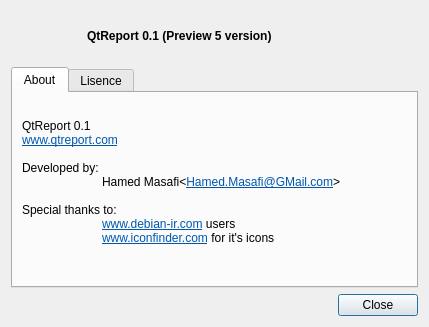
<?xml version="1.0" encoding="UTF-8"?>
<ui version="4.0">
 <class>RReportDesignerAboutDialog</class>
 <widget class="QDialog" name="RReportDesignerAboutDialog">
  <property name="geometry">
   <rect>
    <x>0</x>
    <y>0</y>
    <width>429</width>
    <height>327</height>
   </rect>
  </property>
  <property name="windowTitle">
   <string>About QtReport</string>
  </property>
  <property name="windowIcon">
   <iconset resource="resources.qrc">
    <normaloff>:/designer/qtreport_32</normaloff>:/designer/qtreport_32</iconset>
  </property>
  <property name="modal">
   <bool>true</bool>
  </property>
  <layout class="QVBoxLayout" name="verticalLayout">
   <item>
    <layout class="QHBoxLayout" name="horizontalLayout">
     <item>
      <widget class="QLabel" name="label">
       <property name="minimumSize">
        <size>
         <width>0</width>
         <height>50</height>
        </size>
       </property>
       <property name="maximumSize">
        <size>
         <width>70</width>
         <height>16777215</height>
        </size>
       </property>
       <property name="text">
        <string/>
       </property>
       <property name="pixmap">
        <pixmap resource="resources.qrc">:/designer/qtreport_32</pixmap>
       </property>
       <property name="scaledContents">
        <bool>false</bool>
       </property>
       <property name="alignment">
        <set>Qt::AlignCenter</set>
       </property>
      </widget>
     </item>
     <item>
      <widget class="QLabel" name="labelCaption">
       <property name="font">
        <font>
         <weight>75</weight>
         <bold>true</bold>
        </font>
       </property>
       <property name="text">
        <string>QtReport 0.1 (Preview 5 version)</string>
       </property>
      </widget>
     </item>
    </layout>
   </item>
   <item>
    <widget class="QTabWidget" name="tabWidget">
     <property name="currentIndex">
      <number>0</number>
     </property>
     <widget class="QWidget" name="tab">
      <attribute name="title">
       <string>About</string>
      </attribute>
      <layout class="QVBoxLayout" name="verticalLayout_2">
       <item>
        <widget class="QLabel" name="label_3">
         <property name="text">
          <string>&lt;!DOCTYPE HTML PUBLIC &quot;-//W3C//DTD HTML 4.0//EN&quot; &quot;http://www.w3.org/TR/REC-html40/strict.dtd&quot;&gt;
&lt;html&gt;&lt;head&gt;&lt;meta name=&quot;qrichtext&quot; content=&quot;1&quot; /&gt;&lt;style type=&quot;text/css&quot;&gt;
p, li { white-space: pre-wrap; }
&lt;/style&gt;&lt;/head&gt;&lt;body style=&quot; font-family:'DejaVu Sans'; font-size:9pt; font-weight:400; font-style:normal;&quot;&gt;
&lt;table border=&quot;0&quot; style=&quot;-qt-table-type: root; margin-top:4px; margin-bottom:4px; margin-left:4px; margin-right:4px;&quot;&gt;
&lt;tr&gt;
&lt;td style=&quot;border: none;&quot;&gt;
&lt;p style=&quot; margin-top:0px; margin-bottom:0px; margin-left:0px; margin-right:0px; -qt-block-indent:0; text-indent:0px;&quot;&gt;QtReport 0.1&lt;/p&gt;
&lt;p style=&quot; margin-top:0px; margin-bottom:0px; margin-left:0px; margin-right:0px; -qt-block-indent:0; text-indent:0px;&quot;&gt;&lt;a href=&quot;www.qtreport.com&quot;&gt;&lt;span style=&quot; text-decoration: underline; color:#0057ae;&quot;&gt;www.qtreport.com&lt;/span&gt;&lt;/a&gt;&lt;/p&gt;
&lt;p style=&quot;-qt-paragraph-type:empty; margin-top:0px; margin-bottom:0px; margin-left:0px; margin-right:0px; -qt-block-indent:0; text-indent:0px; text-decoration: underline; color:#0057ae;&quot;&gt;&lt;/p&gt;
&lt;p style=&quot; margin-top:0px; margin-bottom:0px; margin-left:0px; margin-right:0px; -qt-block-indent:0; text-indent:0px;&quot;&gt;Developed by:&lt;/p&gt;
&lt;p style=&quot; margin-top:0px; margin-bottom:0px; margin-left:0px; margin-right:0px; -qt-block-indent:0; text-indent:0px;&quot;&gt;	Hamed Masafi&amp;lt;&lt;a href=&quot;mailto:Hamed.Masafi@GMail.com&quot;&gt;&lt;span style=&quot; text-decoration: underline; color:#0057ae;&quot;&gt;Hamed.Masafi@GMail.com&lt;/span&gt;&lt;/a&gt;&amp;gt;&lt;/p&gt;
&lt;p style=&quot;-qt-paragraph-type:empty; margin-top:0px; margin-bottom:0px; margin-left:0px; margin-right:0px; -qt-block-indent:0; text-indent:0px;&quot;&gt;&lt;/p&gt;
&lt;p style=&quot; margin-top:0px; margin-bottom:0px; margin-left:0px; margin-right:0px; -qt-block-indent:0; text-indent:0px;&quot;&gt;Special thanks to:&lt;/p&gt;
&lt;p style=&quot; margin-top:0px; margin-bottom:0px; margin-left:0px; margin-right:0px; -qt-block-indent:0; text-indent:0px;&quot;&gt;	&lt;a href=&quot;www.debian-ir.com&quot;&gt;&lt;span style=&quot; text-decoration: underline; color:#0057ae;&quot;&gt;www.debian-ir.com&lt;/span&gt;&lt;/a&gt; users&lt;/p&gt;
&lt;p style=&quot; margin-top:0px; margin-bottom:0px; margin-left:0px; margin-right:0px; -qt-block-indent:0; text-indent:0px;&quot;&gt;	&lt;a href=&quot;www.iconfinder.com&quot;&gt;&lt;span style=&quot; text-decoration: underline; color:#0057ae;&quot;&gt;www.iconfinder.com&lt;/span&gt;&lt;/a&gt; for it's icons&lt;/p&gt;
&lt;p style=&quot;-qt-paragraph-type:empty; margin-top:0px; margin-bottom:0px; margin-left:0px; margin-right:0px; -qt-block-indent:0; text-indent:0px; text-decoration: underline; color:#0057ae;&quot;&gt;&lt;/p&gt;&lt;/td&gt;&lt;/tr&gt;&lt;/table&gt;&lt;/body&gt;&lt;/html&gt;</string>
         </property>
         <property name="margin">
          <number>10</number>
         </property>
        </widget>
       </item>
      </layout>
     </widget>
     <widget class="QWidget" name="tab_2">
      <attribute name="title">
       <string>Lisence</string>
      </attribute>
      <layout class="QVBoxLayout" name="verticalLayout_3">
       <item>
        <widget class="QTextBrowser" name="textBrowser">
         <property name="lineWrapMode">
          <enum>QTextEdit::NoWrap</enum>
         </property>
         <property name="acceptRichText">
          <bool>false</bool>
         </property>
         <property name="source">
          <url>
           <string>qrc:/qtreport/gpl2</string>
          </url>
         </property>
        </widget>
       </item>
      </layout>
     </widget>
    </widget>
   </item>
   <item>
    <widget class="QDialogButtonBox" name="buttonBox">
     <property name="orientation">
      <enum>Qt::Horizontal</enum>
     </property>
     <property name="standardButtons">
      <set>QDialogButtonBox::Close</set>
     </property>
    </widget>
   </item>
  </layout>
 </widget>
 <resources>
  <include location="resources.qrc"/>
 </resources>
 <connections>
  <connection>
   <sender>buttonBox</sender>
   <signal>clicked(QAbstractButton*)</signal>
   <receiver>RReportDesignerAboutDialog</receiver>
   <slot>close()</slot>
   <hints>
    <hint type="sourcelabel">
     <x>91</x>
     <y>284</y>
    </hint>
    <hint type="destinationlabel">
     <x>3</x>
     <y>232</y>
    </hint>
   </hints>
  </connection>
 </connections>
</ui>
